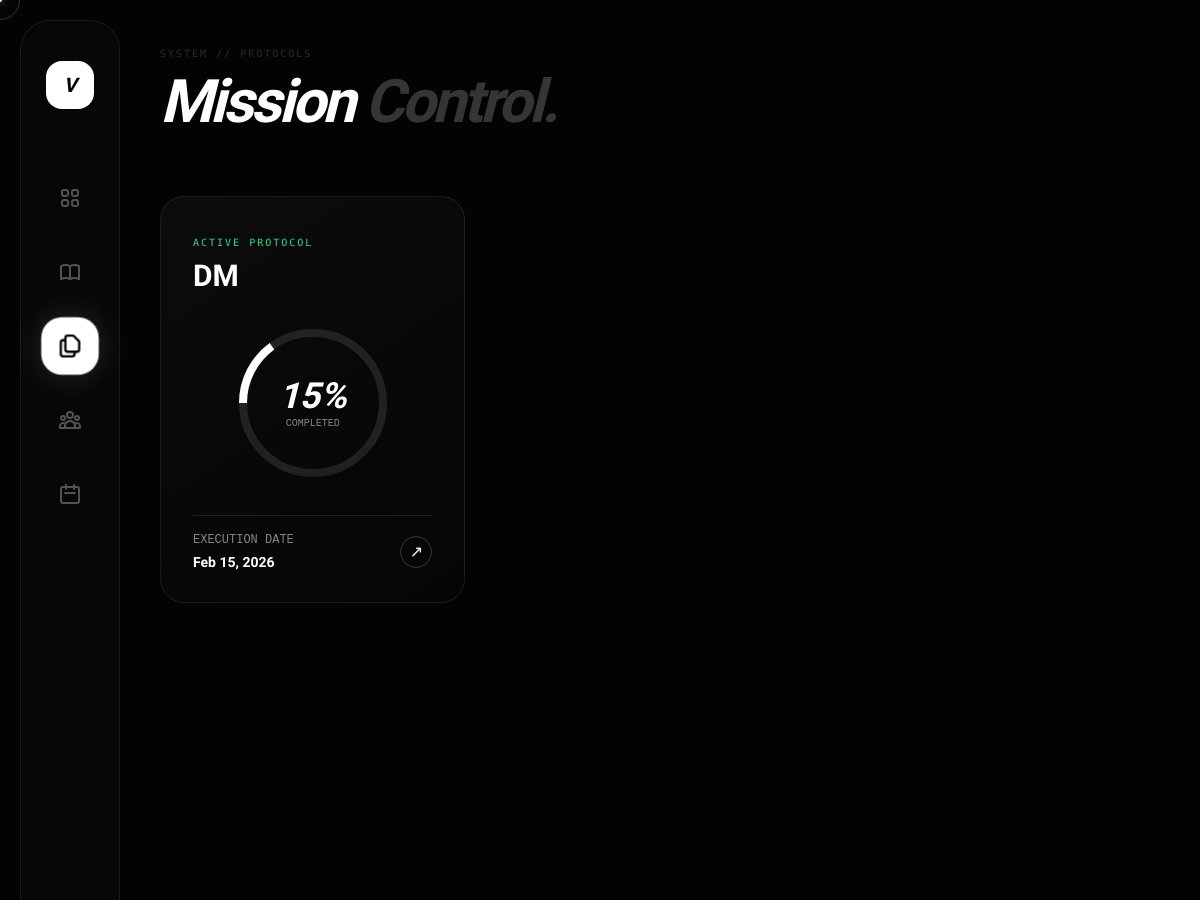
/syllabus/ (signed in, upper part), run on an earlier commit of the app's database.
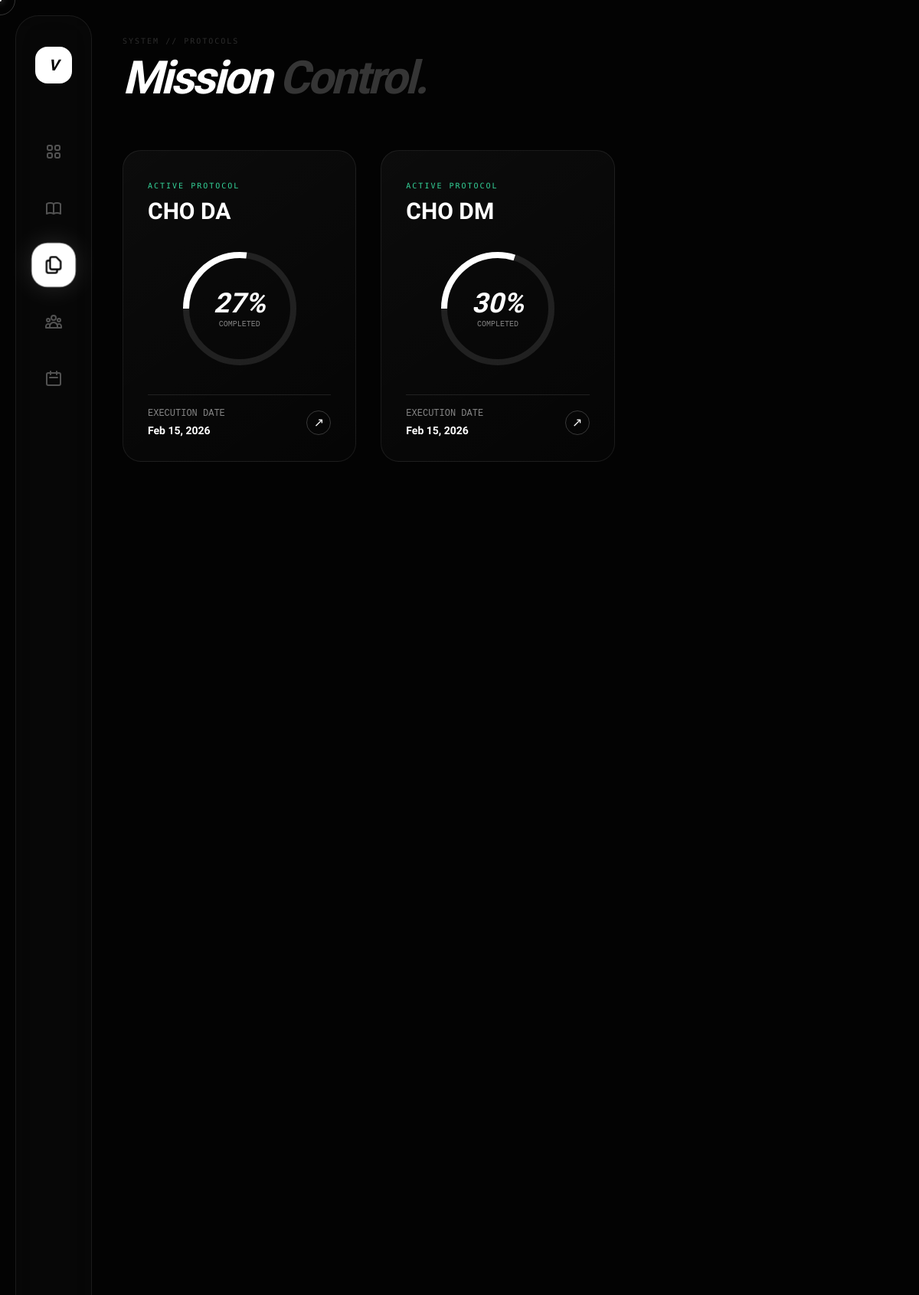
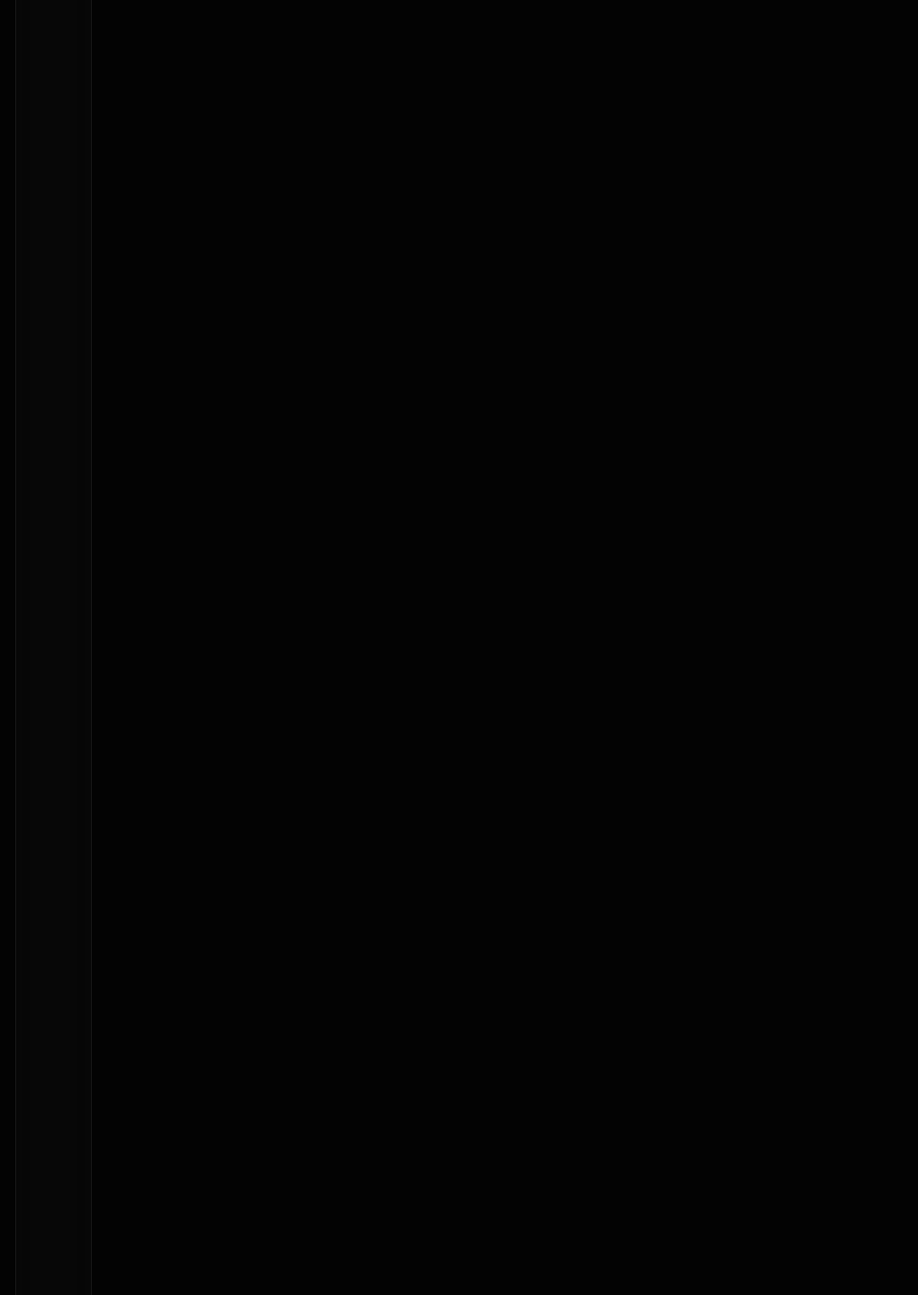
And on a later commit of the database (2 pictures, top to bottom).
### core/models.py (models this page shows, shortened)
class Exam(models.Model):
    user = models.ForeignKey(User, on_delete=models.CASCADE)
    subject = models.CharField(max_length=200)
    date = models.DateTimeField()
    is_datesheet_entry = models.BooleanField(default=False)
    details = models.CharField(max_length=200, blank=True, null=True)
    def progress(self):
        total = self.topics.count()
        if total == 0: return 0
        completed = self.topics.filter(is_completed=True).count()
        return int((completed / total) * 100)

### core/views.py (the view)
# urls.py: path('syllabus/', views.topics_hub, name='topics_hub'),
@login_required(login_url='signin')
def topics_hub(request):
    exams = Exam.objects.filter(user=request.user, is_datesheet_entry=False, topics__is_cho=True).distinct().order_by('date')
    context = {
        'exams': exams,
        'online_count': Profile.objects.filter(last_seen__gte=timezone.now() - timezone.timedelta(minutes=5)).exclude(user=request.user).count()
    }
    return render(request, 'topics_hub.html', context)

### core/templates/topics_hub.html (shortened to what this page needs)
<!DOCTYPE html>
<html lang="en">
<head>
    <script src="https://cdn.tailwindcss.com"></script>
</head>
<body>
    <div id="c-ring"></div><div id="c-dot"></div>
    <div class="bg-mesh"></div>
    <nav class="sidebar">
    <a href="{% url 'home' %}" class="w-12 h-12 bg-white rounded-2xl mb-16 flex items-center justify-center text-black font-black text-xl italic">V</a>
    <a href="{% url 'dashboard' %}" class="nav-item"></a>
    <a href="{% url 'notes_hub' %}" class="nav-item"></a>
    <a href="#" class="nav-item active"><svg class="w-6 h-6" fill="none" stroke="currentColor" viewBox="0 0 24 24"><path stroke-linecap="round" stroke-linejoin="round" stroke-width="2" d="M8 7v8a2 2 0 002 2h6M8 7V5a2 2 0 012-2h4.586a1 1 0 01.707.293l4.414 4.414a1 1 0 01.293.707V15a2 2 0 01-2 2h-2M8 7H6a2 2 0 00-2 2v10a2 2 0 002 2h8a2 2 0 002-2v-2"/></svg></a>
    <a href="{% url 'squad_hub' %}" class="nav-item"></a>
    <a href="{% url 'datesheet_hub' %}" class="nav-item"><svg class="w-6 h-6" fill="none" stroke="currentColor" viewBox="0 0 24 24"><path stroke-linecap="round" stroke-linejoin="round" stroke-width="2" d="M8 7V3m8 4V3m-9 8h10M5 21h14a2 2 0 002-2V7a2 2 0 00-2-2H5a2 2 0 00-2 2v12a2 2 0 002 2z"/></svg></a>
</nav>
    <main class="main-container">
        <header class="flex justify-between items-end mb-16">
            <div>
                <span class="mono-tag opacity-40">System // Protocols</span>
                <h1 class="text-6xl font-black italic tracking-tighter mt-2">Mission <span class="text-white/20">Control.</span></h1>
            </div>
        </header>
        {% if exams %}
            <div class="grid grid-cols-1 md:grid-cols-2 lg:grid-cols-3 xl:grid-cols-4 gap-8">
                {% for exam in exams %}
                <div onclick="openMission('{{ exam.id }}')" class="card-vault aspect-[3/4] p-8 flex flex-col justify-between group cursor-pointer hover:bg-white/5">
                    <div>
                        <span class="mono-tag text-emerald-400">Active Protocol</span>
                        <h2 class="text-3xl font-bold mt-2 uppercase leading-none break-words">{{ exam.subject }}</h2>
                    </div>
                    <div class="flex items-center justify-center py-8">
                        <div class="relative w-40 h-40">
                            <svg class="w-full h-full transform -rotate-90">
                                <circle cx="80" cy="80" r="70" stroke="rgba(255,255,255,0.1)" stroke-width="8" fill="transparent" />
                                <circle class="progress-ring__circle"
                                        stroke="white"
                                        stroke-width="8"
                                        fill="transparent"
                                        r="70" cx="80" cy="80"
                                        stroke-dasharray="439.8"
                                        stroke-dashoffset="calc(439.8 - (439.8 * {{ exam.progress }}) / 100)"
                                />
                            </svg>
                            <div class="absolute inset-0 flex flex-col items-center justify-center">
                                <span class="text-4xl font-black italic">{{ exam.progress }}%</span>
                                <span class="text-[10px] font-mono opacity-50">COMPLETED</span>
                            </div>
                        </div>
                    </div>
                    <div class="border-t border-white/10 pt-4 flex justify-between items-center">
                        <div>
                            <p class="text-xs font-mono opacity-50">EXECUTION DATE</p>
                            <p class="text-sm font-bold mt-1">{{ exam.date|date:"M d, Y" }}</p>
                        </div>
                        <div class="w-8 h-8 rounded-full border border-white/20 flex items-center justify-center group-hover:bg-white group-hover:text-black transition-colors">
                            ↗
                        </div>
                    </div>
                </div>
                {% endfor %}
            </div>
        {% endif %}
    </main>
</body>
</html>

What changed in the data, as far as the page shows it:
removed Exam: subject "DM", progress "15", date "Feb 15, 2026"
added Exam: subject "CHO DA", progress "27", date "Feb 15, 2026"
added Exam: subject "CHO DM", progress "30", date "Feb 15, 2026"
